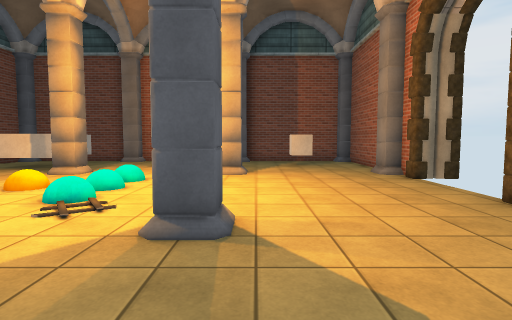
[1] (above)

16 first-person views from a walk through a scene from a Unity 3-D project. The camera is 1.3 m above the floor, tilts 4° down and sees 80° across. The floor is counted in squares, 1 m on a side. Each view is taken from the middle of a square. On the plan, view 1 faces up. The plan holds only what a view shows up to about 14 squares ahead; the rest is blank. The place goes on beyond the plan. Some animated figures are left out. Some surface patterns are stand-ins.

[2]
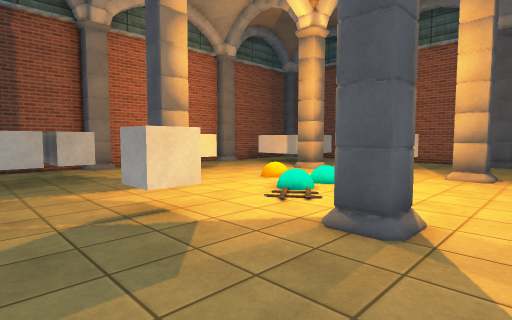

[3]
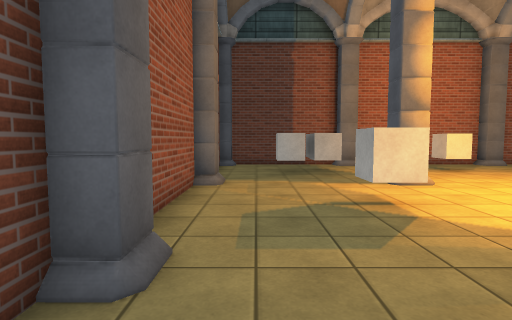

[4]
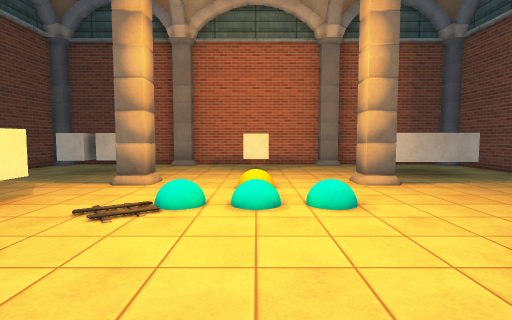

[5]
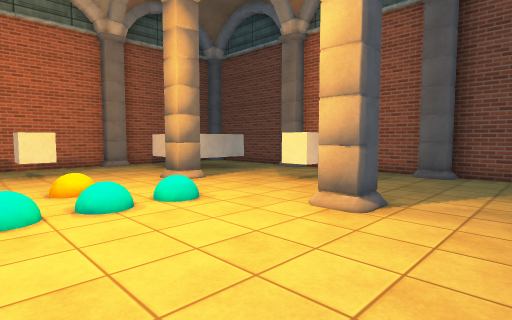

[6]
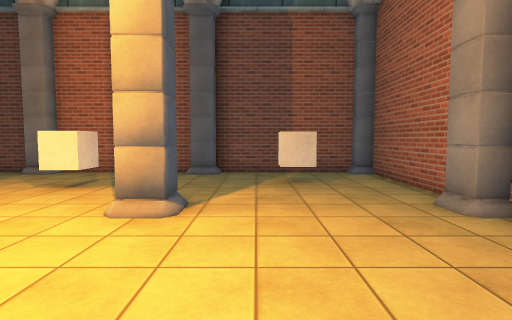

[7]
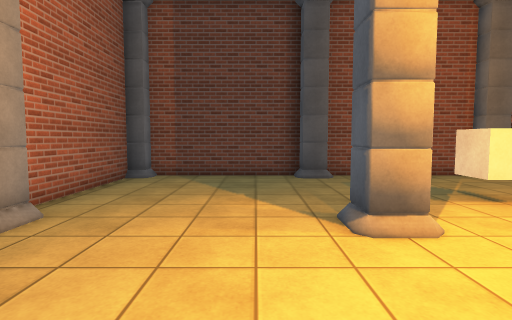

[8]
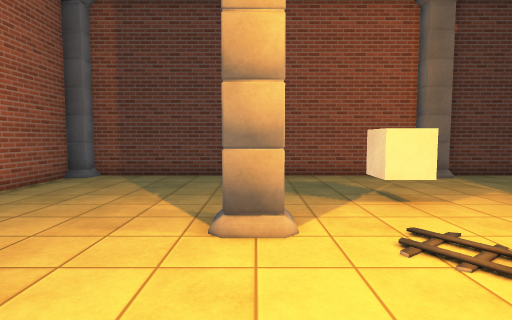

[9]
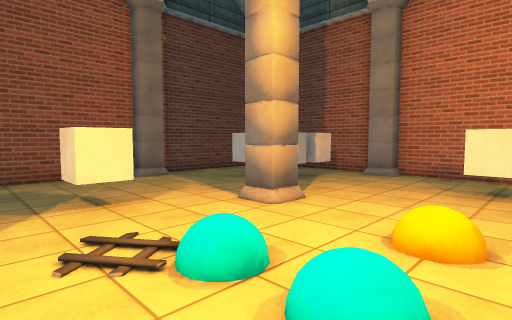

[10]
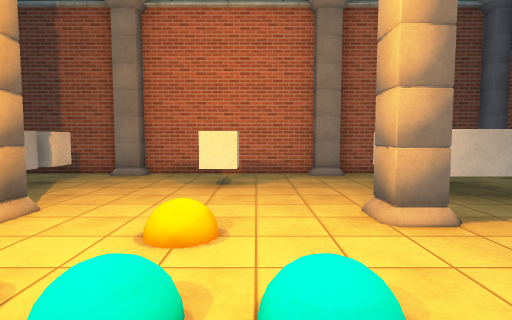

[11]
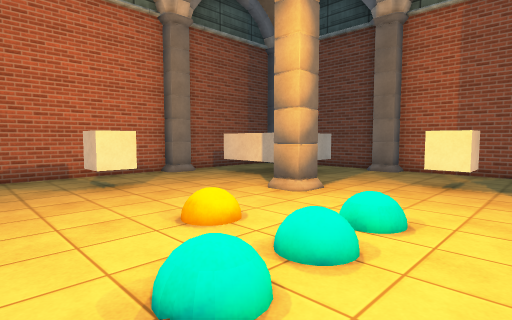

[12]
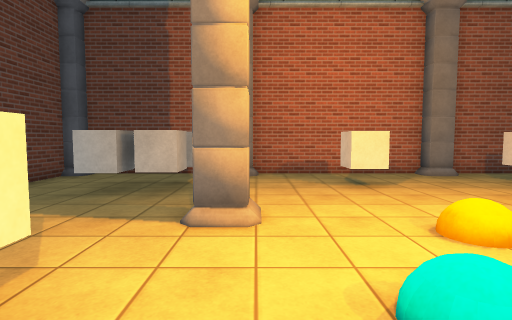

[13]
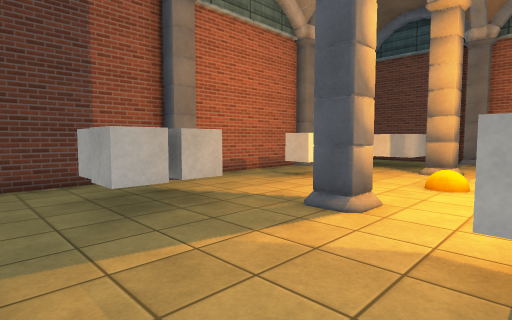

[14]
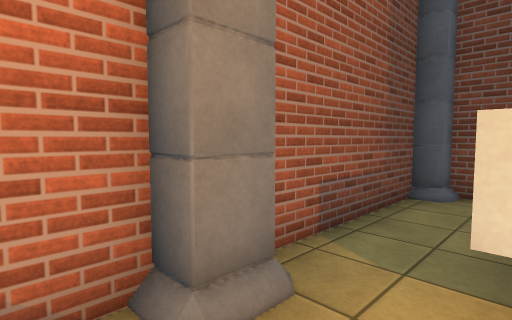

[15]
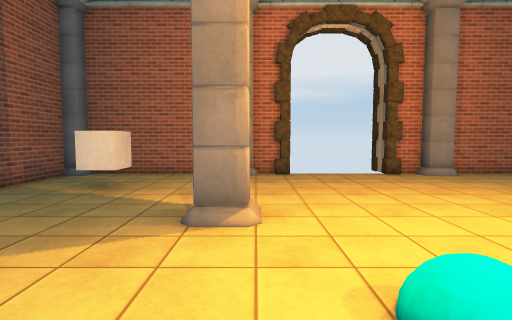

[16]
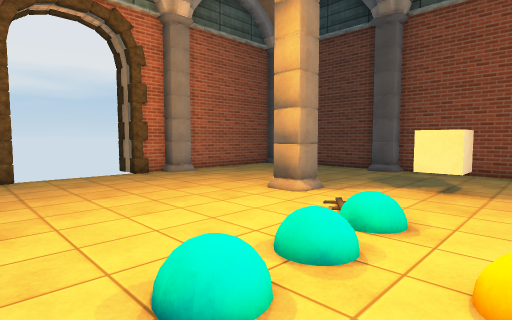

### Floor plan
Key: @ floor where view 1 was taken; # wall or solid block; . floor; ^ raised ledge; C cube; O other object.
Columns run from 13 left of view 1 to 6 right of it. Each row starts with its distance up from view 1.
 18 ###################
 17 O.....O.....O.....O
 16 #.................#
 15 #.^ ^..........C..#
 14 #.^ ^....C........#
 13 #.^^^.............#
 12 O.....O.....O.....O
 11 O.....O.....O.....O
 10 #.................##
  9 #..................
  8 #.CC...O.O.........
  7 #..................
  6 #.................##
  5 O.....O.....O.....O
  4 O.....O.....O.....O
  3 #.OOO....C........#
  2 #.OOO....C........#
  1 #.OOO.............#
  0 #............@....#
 -1 O.....O.....O.....O
 -2 ###################

Where each view was taken, in squares from view 1:
view 1: 0 up, 0 right, facing up
view 2: 0 up, 1 right, facing up-left
view 3: 0 up, 2 right, facing left
view 4: 8 up, 2 right, facing left
view 5: 6 up, 2 right, facing up-left
view 6: 6 up, 1 right, facing up
view 7: 9 up, 1 right, facing down
view 8: 9 up, 1 left, facing down
view 9: 9 up, 2 left, facing down-left
view 10: 9 up, 2 left, facing left
view 11: 5 up, 2 left, facing up-left
view 12: 5 up, 2 left, facing left
view 13: 1 down, 4 left, facing up-left
view 14: 10 up, 11 left, facing up-left
view 15: 11 up, 6 left, facing right
view 16: 11 up, 6 left, facing down-right
